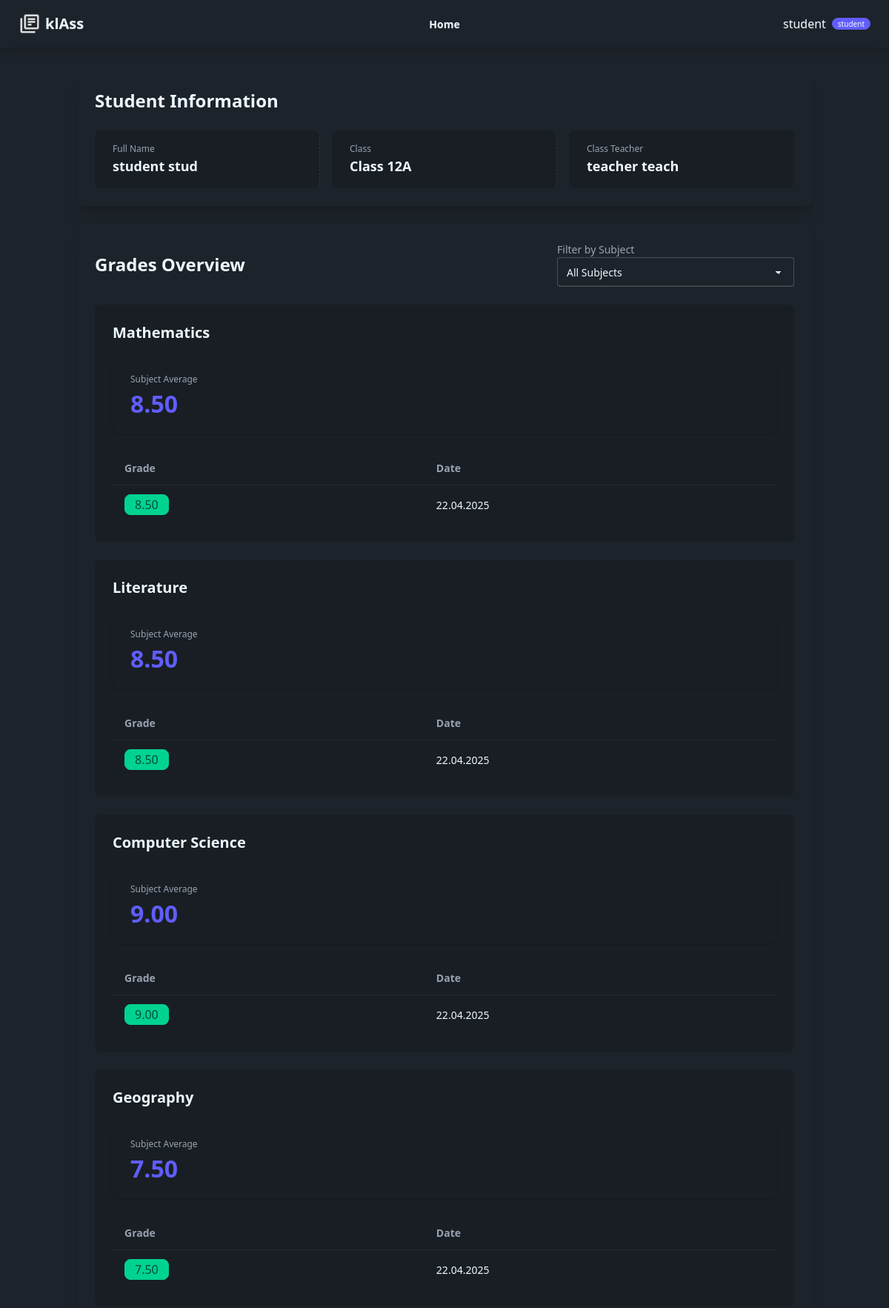
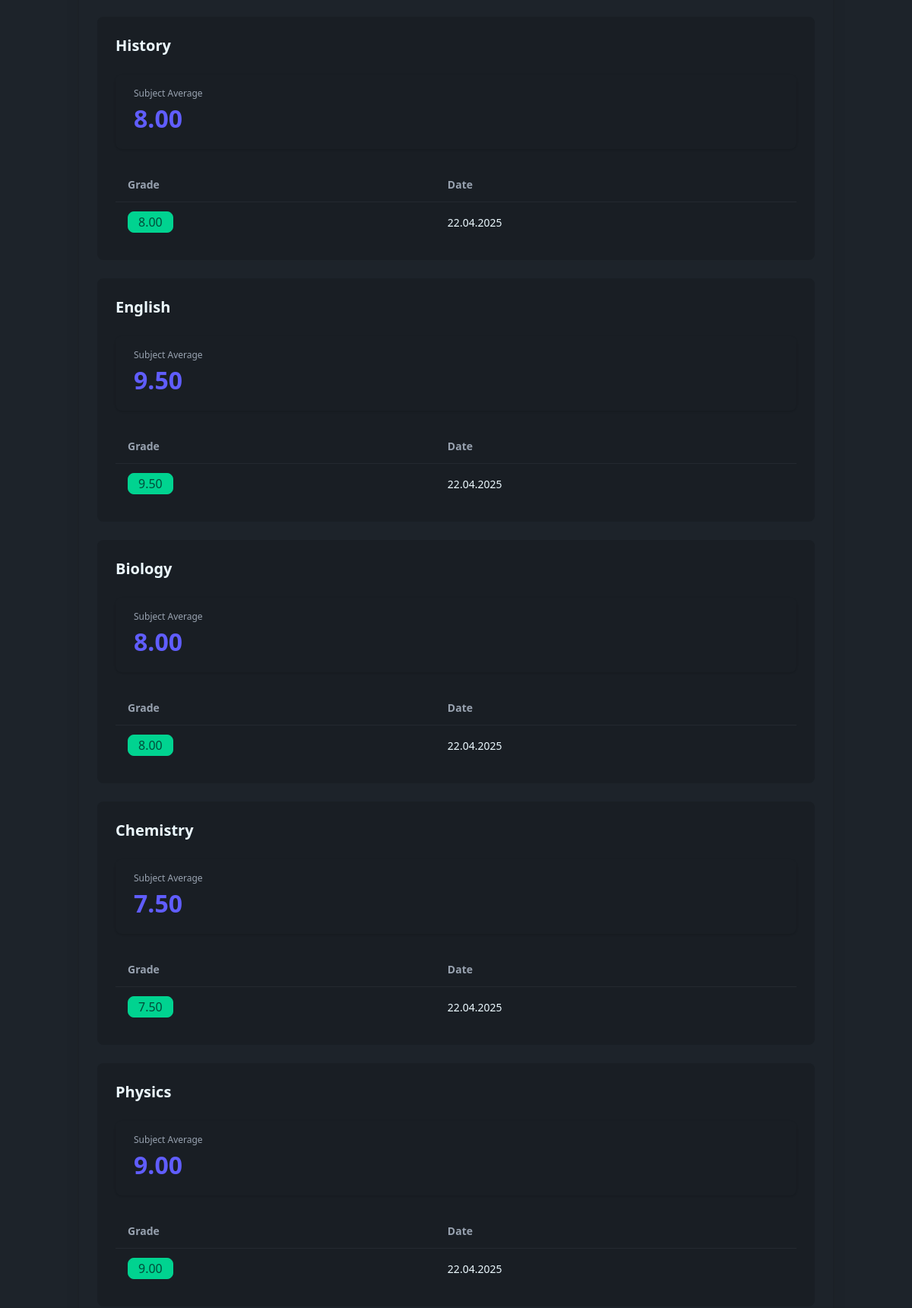
The page /student/dashboard (signed in, upper part) on the database its author committed (2 pictures, top to bottom).
### tables this page shows
CREATE TABLE students (
    id INT AUTO_INCREMENT PRIMARY KEY,
    user_id INT UNIQUE,
    class_id INT,
    FOREIGN KEY (user_id) REFERENCES users(id) ON DELETE CASCADE,
    FOREIGN KEY (class_id) REFERENCES classes(id) ON DELETE SET NULL
);

CREATE TABLE classes (
    id INT AUTO_INCREMENT PRIMARY KEY,
    teacher_id INT UNIQUE,
    class_name VARCHAR(100) NOT NULL,
    FOREIGN KEY (teacher_id) REFERENCES users(id) ON DELETE CASCADE
);

CREATE TABLE users (
    id INT AUTO_INCREMENT PRIMARY KEY,
    first_name VARCHAR(50),
    last_name VARCHAR(50),
    nick_name VARCHAR(50),
    password VARCHAR(255) NOT NULL,
    role ENUM('student', 'teacher') DEFAULT 'student' NOT NULL
);

CREATE TABLE grades (
    id INT AUTO_INCREMENT PRIMARY KEY,
    student_id INT,
    subject_id INT,
    grade DECIMAL(4,2) CHECK (grade >= 0 AND grade <= 10),
    grade_date TIMESTAMP DEFAULT CURRENT_TIMESTAMP,
    FOREIGN KEY (student_id) REFERENCES students(id) ON DELETE CASCADE,
    FOREIGN KEY (subject_id) REFERENCES subjects(id) ON DELETE CASCADE
);

### controllers/StudentController.php (called while the page is built, shortened)
<?php
require_once "models/Student.php";
class StudentController
{
    public function dashboard()
    {
        $user_id = $_SESSION['user_id'];
        $student_info = Student::getStudentInfo($user_id);
        if ($student_info) {
            $grades = Student::getStudentGrades($student_info['id']);
        }
        require "views/student/grades.view.php";
    }
}

### dataBase.php (called while the page is built)
<?php
class Database
{
    private $config = [
        "host" => "127.0.0.1",
        "port" => 3306,
        "dbname" => "grades",
        "charset" => "utf8mb4",
        "user" => "root",
        "password" => ""
    ];
    private $pdo;
    public function __construct()
    {
        $dsn = "mysql:" . http_build_query($this->config, "", ";");
        $this->pdo = new PDO($dsn);
        $this->pdo->setAttribute(PDO::ATTR_DEFAULT_FETCH_MODE, PDO::FETCH_ASSOC);
    }
    public function query($sql, $params = [])
    {
        $statement = $this->pdo->prepare($sql);
        $statement->execute($params);
        return $statement;
    }
}

### models/Student.php (called while the page is built, shortened)
<?php
class Student extends Model
{
    public static function getStudentInfo($user_id)
    {
        $sql = "SELECT s.*, u.first_name, u.last_name, u.nick_name, c.class_name,
                t.first_name as teacher_first_name, t.last_name as teacher_last_name
                FROM students s
                JOIN users u ON s.user_id = u.id
                LEFT JOIN classes c ON s.class_id = c.id
                LEFT JOIN users t ON c.teacher_id = t.id
                WHERE s.user_id = :user_id";
        return self::$db->query($sql, [":user_id" => $user_id])->fetch();
    }
    public static function getStudentGrades($student_id)
    {
        $sql = "SELECT g.*, s.subject_name
                FROM grades g
                JOIN subjects s ON g.subject_id = s.id
                WHERE g.student_id = :student_id
                ORDER BY g.grade_date DESC";
        return self::$db->query($sql, [":student_id" => $student_id])->fetchAll();
    }
}

### views/student/grades.view.php (the view, shortened to what this page needs)
<?php require_once "views/partials/header.view.php"; ?>
<div class="container mx-auto p-4">
    <div class="card bg-base-100 shadow-xl mb-6">
        <div class="card-body">
            <h2 class="card-title text-2xl font-bold mb-4">Student Information</h2>
            <div class="grid grid-cols-1 md:grid-cols-3 gap-4">
                <div class="stat bg-base-200 rounded-box">
                    <div class="stat-title">Full Name</div>
                    <div class="stat-value text-lg"><?php echo htmlspecialchars($_SESSION['first_name'] . ' ' . $_SESSION['last_name']); ?></div>
                </div>
                <?php if (isset($student_info) && $student_info): ?>
                    <div class="stat bg-base-200 rounded-box">
                        <div class="stat-title">Class</div>
                        <div class="stat-value text-lg"><?php echo htmlspecialchars($student_info['class_name'] ?? 'Not assigned'); ?></div>
                    </div>
                    <div class="stat bg-base-200 rounded-box">
                        <div class="stat-title">Class Teacher</div>
                        <div class="stat-value text-lg">
                            <?php
                            if (isset($student_info['teacher_first_name']) && isset($student_info['teacher_last_name'])) {
                                echo htmlspecialchars($student_info['teacher_first_name'] . ' ' . $student_info['teacher_last_name']);
                            } else {
                                echo 'Not assigned';
                            }
                            ?>
                        </div>
                    </div>
                <?php endif; ?>
            </div>
        </div>
    </div>
    <div class="card bg-base-100 shadow-xl">
        <div class="card-body">
            <div class="flex justify-between items-center mb-4">
                <h2 class="card-title text-2xl font-bold">Grades Overview</h2>
                <?php if (isset($grades) && !empty($grades)): ?>
                    <div class="form-control w-full max-w-xs">
                        <label class="label">
                            <span class="label-text">Filter by Subject</span>
                        </label>
                        <select class="select select-bordered w-full" id="subjectFilter" onchange="filterSubjects(this.value)">
                            <option value="all">All Subjects</option>
                        </select>
                    </div>
                <?php endif; ?>
            </div>
            <?php if (isset($grades) && !empty($grades)): ?>
                <?php
                $subjectGrades = [];
                foreach ($grades as $grade) {
                    $subjectName = $grade['subject_name'];
                    if (!isset($subjectGrades[$subjectName])) {
                        $subjectGrades[$subjectName] = [];
                    }
                    $subjectGrades[$subjectName][] = $grade;
                }
                ?>
                <div class="grid grid-cols-1 gap-6" id="gradesContainer">
                    <?php foreach ($subjectGrades as $subjectName => $subjectGradeList): ?>
                        <div class="card bg-base-200 subject-card" data-subject="<?php echo htmlspecialchars($subjectName); ?>">
                            <div class="card-body">
                                <h3 class="card-title text-xl mb-4"><?php echo htmlspecialchars($subjectName); ?></h3>
                                <?php
                                $sum = 0;
                                foreach ($subjectGradeList as $grade) {
                                    $sum += $grade['grade'];
                                }
                                $average = count($subjectGradeList) > 0 ? $sum / count($subjectGradeList) : 0;
                                ?>
                                <div class="stats shadow mb-4">
                                    <div class="stat">
                                        <div class="stat-title">Subject Average</div>
                                        <div class="stat-value text-primary"><?php echo number_format($average, 2); ?></div>
                                    </div>
                                </div>
                                <div class="overflow-x-auto">
                                    <table class="table table-zebra w-full">
                                        <thead>
                                            <tr>
                                                <th>Grade</th>
                                                <th>Date</th>
                                            </tr>
                                        </thead>
                                        <tbody>
                                            <?php foreach ($subjectGradeList as $grade): ?>
                                                <tr>
                                                    <td>
                                                        <div class="badge <?php
                                                            echo $grade['grade'] >= 7 ? 'badge-success' :
                                                                ($grade['grade'] >= 5 ? 'badge-warning' : 'badge-error');
                                                        ?> badge-lg">
                                                            <?php echo number_format($grade['grade'], 2); ?>
                                                        </div>
                                                    </td>
                                                    <td><?php echo date('d.m.Y', strtotime($grade['grade_date'])); ?></td>
                                                </tr>
                                            <?php endforeach; ?>
                                        </tbody>
                                    </table>
                                </div>
                            </div>
                        </div>
                    <?php endforeach; ?>
                </div>
            <?php endif; ?>
        </div>
    </div>
</div>
<?php require_once "views/partials/footer.view.php"; ?>

### rows shown on the page
students: class.class_name "Class 12A", users.first_name+last_name "teacher teach"
grades: grade "8.50", grade_date "22.04.2025"
grades: grade "8.50", grade_date "22.04.2025"
grades: grade "9.00", grade_date "22.04.2025"
grades: grade "7.50", grade_date "22.04.2025"
grades: grade "8.00", grade_date "22.04.2025"
grades: grade "9.50", grade_date "22.04.2025"
grades: grade "8.00", grade_date "22.04.2025"
grades: grade "7.50", grade_date "22.04.2025"
grades: grade "9.00", grade_date "22.04.2025"

### other values the page prints
$_SESSION['nick_name'] "student"
$_SESSION['user_role'] "student"
$_SESSION['first_name'] . ' ' . $_SESSION['last_name'] "student stud"
$subjectName "Mathematics"
$average "8.50"
$subjectName "Literature"
$subjectName "Computer Science"
$average "9.00"
$subjectName "Geography"
$average "7.50"
$subjectName "History"
$average "8.00"
$subjectName "English"
$average "9.50"
$subjectName "Biology"
